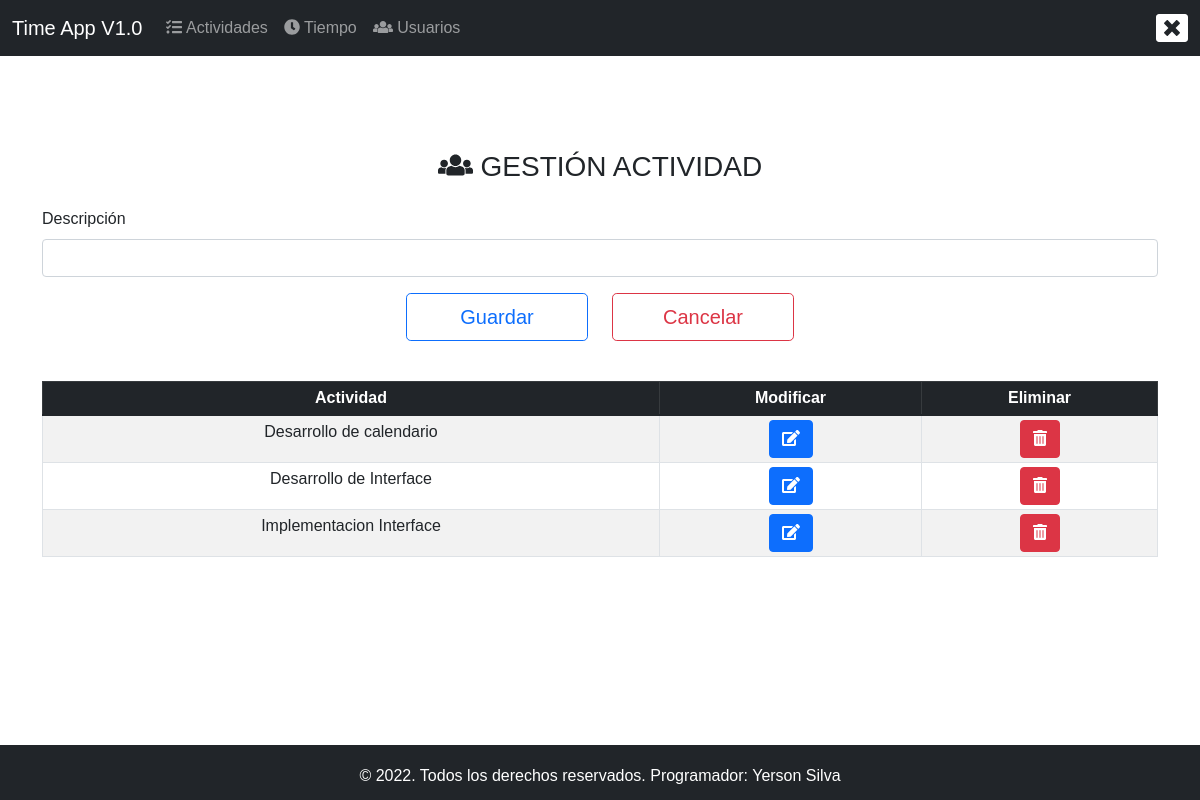
/CapaPresentacion/Layout/home.php (signed in), run on the app's committed database.
### tables this page shows
CREATE TABLE IF NOT EXISTS `actividades` (
  `id` int NOT NULL AUTO_INCREMENT,
  `descripcion` varchar(200) NOT NULL,
  `id_user` int NOT NULL,
  `estado` int NOT NULL,
  PRIMARY KEY (`id`)
);

### CapaDatos/Conexion.php (called while the page is built, shortened)
<?php
class Conexion{
    protected $conexion;
    public function __construct()
    {
        $this->conexion = new mysqli(DB_PASS,DB_USER,DB_PASS,DB_NAME);
        $this->conexion->set_charset('DB_CHARSET');
    }
    public function sanitize($var){
        $return = mysqli_real_escape_string($this->conexion, $var);
        return $return;
    }
}
?>

### CapaNegocio/actividadBL/actividadBL.php (called while the page is built, shortened)
<?php
include '../../CapaDatos/Conexion.php';
class ActividadBL extends Conexion {
    public function selectAll($id)
    {
        $conn = new Conexion();
        $id_user = $conn->sanitize($id);
        $stmt = $this->conexion->prepare("CALL sp_Activity_SelectAll(?)");
        $stmt->bind_param("i", $id_user);
        $stmt->execute();
        $res = $stmt->get_result();
        $actividades = $res->fetch_all(MYSQLI_ASSOC);
        return $actividades;
    }
}

### CapaPresentacion/actividad/actividad.php (the view, shortened to what this page needs)
<?php
if (isset($_SESSION['usuario'])) {
    include '../../CapaNegocio/actividadBL/actividadBL.php';
    $activities = new ActividadBL();
    $id_user = $_SESSION['idUser'];
    $arr_activities = $activities->selectAll($id_user);
?>
    <div class="col-12 col-xs-12 col-sm-12 col-md-12 pb-3">
        <form action="home.php?mod=actividades" method="POST">
            <div class="container text-center pb-3 mt-3">
                <h3><i class="fas fa-users"></i>&nbsp;GESTIÓN ACTIVIDAD</h3>
            </div>
            <?php
            if (isset($_POST['btnModificar'])) {
                $id = $_POST['id_actividad'];
                $arr_activity = $activities->select($id);
                foreach ($arr_activity as $item2) {
                    $cantidad = count($arr_activity);
            ?>
                    <div class="row">
                        <div class="col-12 col-xs-12 col-sm-12 col-md-12">
                            <div class="mb-3">
                                <label for="Nombre" class="form-label">Descripción</label>
                                <input type="text" class="form-control" name="txtdescripcion" value="<?php echo $item2['descripcion']; ?>" required>
                            </div>
                        </div>
                    </div>
                <?php
                }
            } else {
                ?>
                <div class="row">
                    <div class="col-12 col-xs-12 col-sm-12 col-md-12">
                        <div class="mb-3">
                            <label for="Nombre" class="form-label">Descripción</label>
                            <input type="text" class="form-control" name="txtdescripcion" required>
                        </div>
                    </div>
                </div>
                <?php
            }
                ?>
                <div class="row justify-content-center align-items-center">
                    <?php
                    if (isset($_POST['btnModificar'])) {
                    ?>
                        <div class="col-6 col-xs-6 col-sm-6 col-md-6 col-lg-6 d-flex justify-content-end">
                            <button type="submit" name="btnModificarActividad" class="btn btn-outline-primary btn-lg col-12 col-xs-12 col-sm-12 col-md-4">Modificar</button>
                            <input type="number" name="id_actividad" value="<?php echo $item2['id']; ?>" hidden />
                        </div>
                        <div class="col-6 col-xs-6 col-sm-6 col-md-6 col-lg-6">
                            <button type="button" onclick="refresh()" class="btn btn-outline-danger btn-lg col-12 col-xs-12 col-sm-12 col-md-4">Cancelar</button>
                        </div>
                    <?php
                    } else {
                    ?>
                        <div class="col-6 col-xs-6 col-sm-6 col-md-6 col-lg-6 d-flex justify-content-end">
                            <button type="submit" name="btnCrearActividad" class="btn btn-outline-primary btn-lg col-12 col-xs-12 col-sm-12 col-md-4">Guardar</button>
                        </div>
                        <div class="col-6 col-xs-6 col-sm-6 col-md-6 col-lg-6">
                            <button type="reset" class="btn btn-outline-danger btn-lg col-12 col-xs-12 col-sm-12 col-md-4">Cancelar</button>
                        </div>
                    <?php
                    }
                    ?>
                </div>
        </form>
        <br>
        <div class="table-responsive-md col-md-12 mt-3">
            <table class="table table-sm table-bordered table-striped text-center" id="actividad" data-page-length='5' style="width:100%">
                <thead class="table-dark">
                    <tr>
                        <th scope="col">Actividad</th>
                        <th scope="col">Modificar</th>
                        <th scope="col">Eliminar</th>
                    </tr>
                </thead>
                <tbody>
                    <?php
                    foreach ($arr_activities as $item) {
                    ?>
                        <tr>
                            <td><?php echo $item['descripcion']; ?></td>
                            <td>
                                <form action="home.php?mod=actividades" method="post">
                                    <button type="submit" class="btn btn-primary" name="btnModificar"><i class="fas fa-edit"></i></button>
                                </form>
                            </td>
                            <td>
                                <button type="button" class="btn btn-danger eliminarActividad"><i class="fas fa-trash-alt"></i></button>
                            </td>
                        </tr>
                    <?php
                    }
                    ?>
                </tbody>
            </table>
        </div>
    </div>
<?php
} else {
    header('location: ../usuario/login.php');
}
?>

### data on the page
actividades: descripcion "Desarrollo de calendario"
actividades: descripcion "Desarrollo de Interface"
actividades: descripcion "Implementacion Interface"
